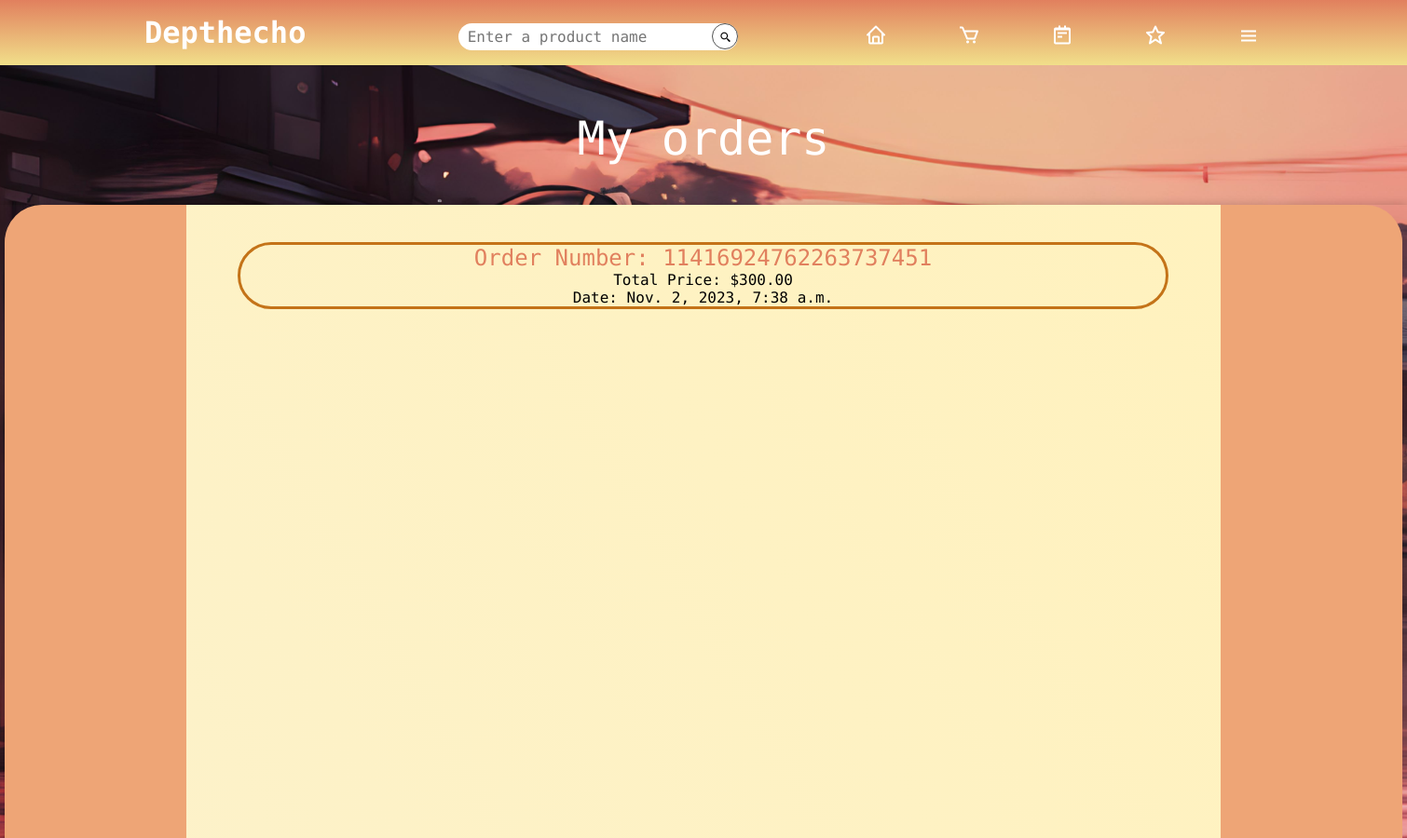
/orders/ (signed in, upper part), run on an earlier commit of the app's database.
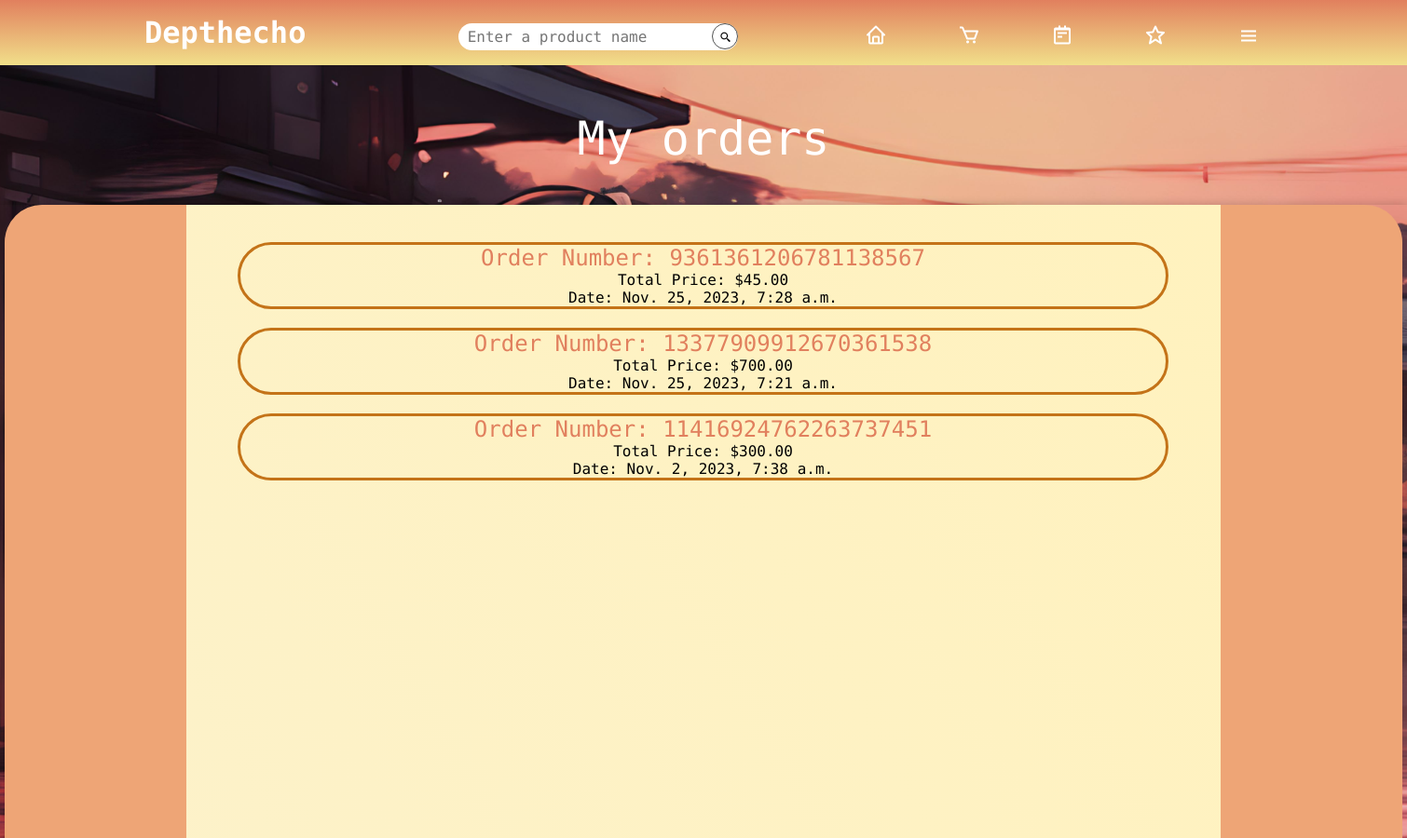
And on a later commit of the database.
### orders/models.py (models this page shows, shortened)
class Order(models.Model):
    user = models.ForeignKey(CustomUser, on_delete=models.CASCADE)
    order_number = models.CharField(max_length=100, unique=True, default=generate_order_number)
    total_price = models.DecimalField(max_digits=10, decimal_places=2)
    order_date = models.DateTimeField(auto_now_add=True)
    products = models.ManyToManyField(Product)

### orders/views.py (the view)
# urls.py: path('orders/', views.orders_page, name='orders'),
@login_required(login_url='login-page')
def orders_page(request):
    user = request.user
    try:
        profile = UserProfile.objects.get(user=user)
    except UserProfile.DoesNotExist:
        profile = None
    all_orders = Order.objects.filter(user=user).order_by('-order_date')
    orders_per_page = 14
    paginator = Paginator(all_orders, orders_per_page)
    page = request.GET.get('page')
    try:
        orders = paginator.page(page)
    except PageNotAnInteger:
        orders = paginator.page(1)
    except EmptyPage:
        orders = paginator.page(paginator.num_pages)
    context = {
        'profile': profile,
        'orders': orders,
    }
    return render(request, 'orders/orders_page.html', context)

### orders/templates/orders/orders_page.html (shortened to what this page needs)
{% extends 'mainpage/base.html' %}
{% load static %}
{% load cart_tags %}
{% block content %}
{% include 'mainpage/main_header.html' %}
<div class="orders-page-body">
    <div class="empty-space">
        <h1 class="store-header">
            My orders
        </h1>
    </div>
    <section class="orders-page-main">
        <div class="orders-page-content">
            <div class="orders-page-container{% if orders|length < 14 %} height-1300{% endif %}">
                <ul>
                    {% for order in orders %}
                    <li>
                        <h2><a href="{% url 'order-detail' order.id %}">Order Number: {{ order.order_number }}</a></h2>
                        <p>Total Price: ${{ order.total_price }}</p>
                        <p>Date: {{ order.order_date }}</p>
                    </li>
                    {% endfor %}
                </ul>
            </div>
        </div>
    </section>
</div>
{% endblock %}

What changed in the data, as far as the page shows it:
added Order: order_number "9361361206781138567", total_price "45.00", order_date "Nov. 25, 2023, 7:28 a.m."
added Order: order_number "13377909912670361538", total_price "700.00", order_date "Nov. 25, 2023, 7:21 a.m."
